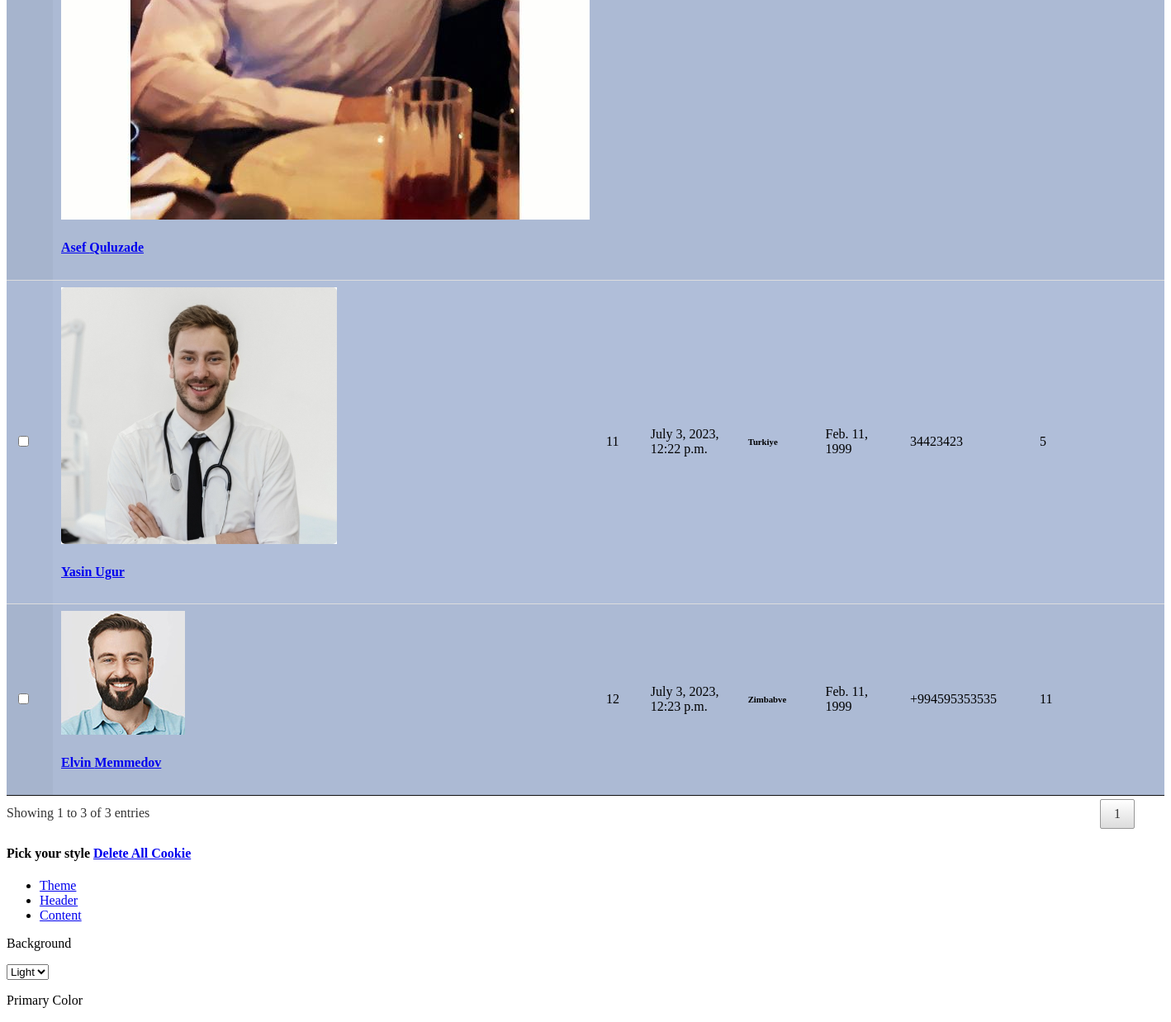
Page /students/ (signed in, middle part) on the earlier database version.
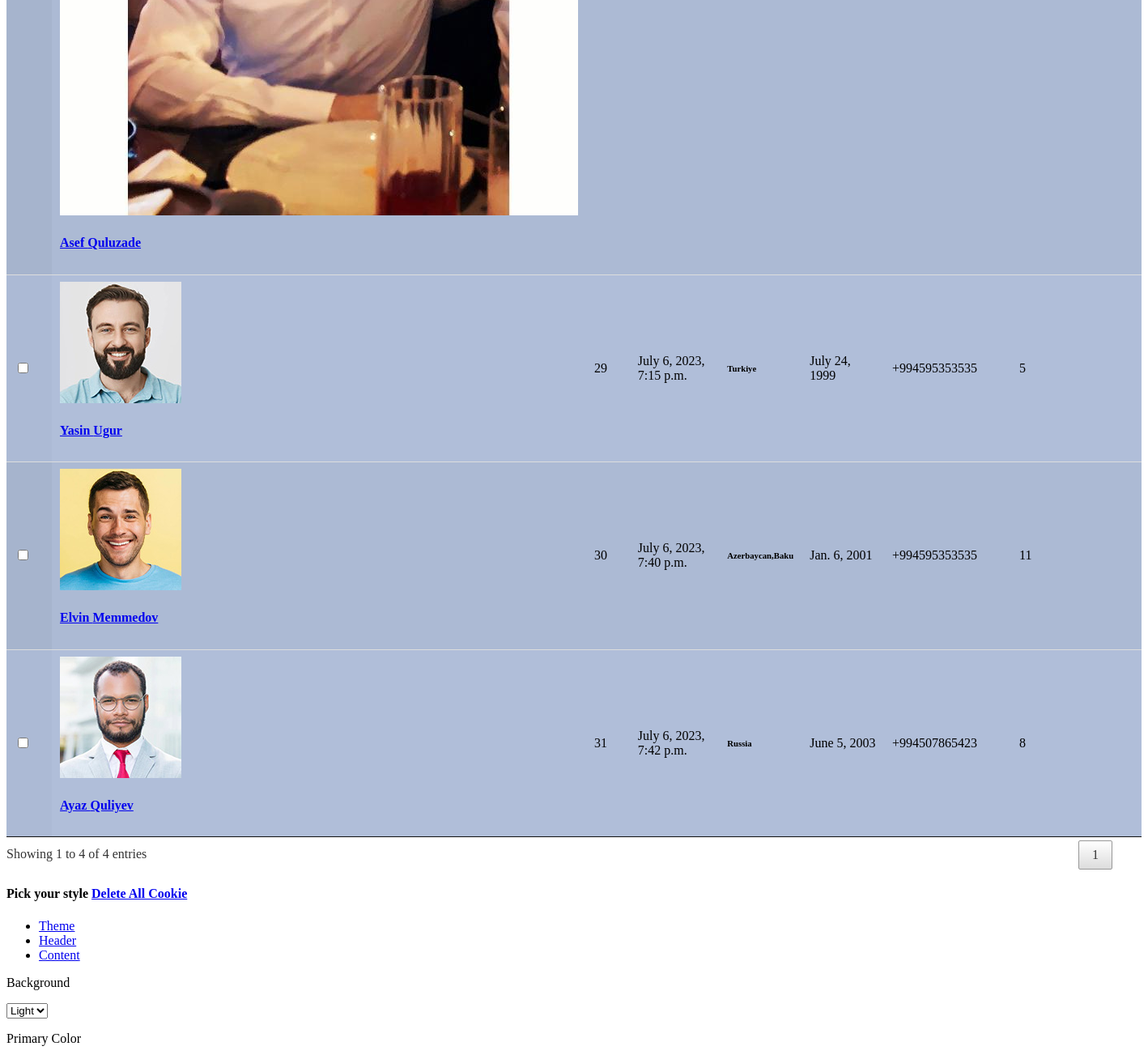
Same page on the later database version.
### staff/models.py (models this page shows, shortened)
class Student(models.Model):
    user = models.OneToOneField(User, on_delete=models.CASCADE, primary_key=True, related_name='student')
    GRADE_CHOICES = [
        ('1', '1st Grade'),
        ('2', '2nd Grade'),
        ('3', '3rd Grade'),
        ('4', '4th Grade'),
        ('5', '5th Grade'),
        ('6', '6th Grade'),
        ('7', '7th Grade'),
        ('8', '8th Grade'),
        ('9', '9th Grade'),
        ('10', '10th Grade'),
        ('11', '11th Grade'),
    ]
    grade = models.CharField(max_length=232,choices=GRADE_CHOICES)
    lessons = models.ManyToManyField('Lesson', related_name='students')
    class Meta:
        verbose_name_plural = 'Students'

### baseuser/models.py (models this page shows, shortened)
class User(AbstractUser):
    created_at = models.DateTimeField(auto_now_add=True)
    updated_at = models.DateTimeField(auto_now=True)
    gender_choice = (
        ('male', 'Male'),
        ('female', 'Female'),
    )
    gender = models.CharField(max_length=250, choices=gender_choice)
    birthdate = models.DateField()
    profile_photo = models.ImageField(default='profile_photos/default_pp.png', upload_to='profile_photos')
    user_type_names = (
        ('student', 'Student'),
        ('teacher', 'Teacher'),
        ('admin', 'Admin'),
    )
    user_type = models.CharField(max_length=500, choices=user_type_names)
    country = models.CharField(max_length=250)
    number = models.CharField(max_length=50,blank=True ,null=True)
    class Meta:
        verbose_name_plural = 'Users'

### baseuser/decorators.py (the view)
    def wrapper_func(request, *args, **kwargs):
        if request.user.user_type == 'admin':
            return view_func(request, *args, **kwargs)
        else:
            return redirect('error_permission')

### staff/views.py (called while the page is built)
@custom_login_required
@superadmin_required
def student_list(request):
    search_query = request.GET.get('search_query')
    filter_option = request.GET.get('filter_option')
    students=Student.objects.all()
    if search_query:
        students=students.filter(user__first_name__icontains=search_query)
    if filter_option == 'oldest':
        students=students.order_by('-user__created_at')
    elif filter_option == 'recent':
        students=students.order_by('user__created_at')
    context = {
        'students': students,
        'search_query': search_query ,
        'filter_option' : filter_option
    }
    return render(request, 'student.html', context)

### staff/templates/student.html (shortened to what this page needs)
{% extends 'base_core.html' %}
{% load static %}
{% block content %}
		{% include 'partials/navheader-preloader.html' %}
        <div class="content-body">
			<div class="container-fluid">
				<div class="row">
					<div class="col-xl-12">
						<div class="row">
							<div class="col-xl-12 wow fadeInUp" data-wow-delay="1.5s">
								<div class="table-responsive full-data">
									<div id="student-list">
									<table class="table-responsive-lg table display dataTablesCard student-tab dataTable no-footer" id="example-student">
										<tbody>
											{% for student  in students  %}
											<tr>
												<td>
													<div class="checkbox me-0 align-self-center">
														<div class="custom-control custom-checkbox ">
															<input type="checkbox" class="form-check-input" id="check8" required="">
														</div>
													</div>
												</td>
												<td>
													<div class="trans-list">
														<img src="{{student.user.profile_photo.url}}" alt="" class="avatar avatar-sm me-3">
														<a href="{% url 'student_detail' student.user_id %}"><h4>{{ 	student.user.first_name}} {{ student.user.last_name}}</h4> </a>
													</div>
												</td>
												<td><span class="text-primary font-w600"> {{student.user.id}}</span></td>
												<td>
													<div class="date">{{student.user.created_at}}</div>
												</td>
												<td><h6 class="mb-0">{{ student.user.country }} </h6></td>
												<td>
													<div class="date">{{student.user.birthdate}}</div>
												</td>
												<td>
													<div class="badge bg-secondary">
														{{ student.user.number }}
													</div>
												</td>
												<td>
													<div class="badge bg-primary">
														{{ student.grade }}
													</div>
												</td>
												<td>
												</td>
											</tr>
											{% endfor %}
										</tbody>
									</table>
								    </div>
								</div>
							</div>
						</div>
					</div>
				</div>
			</div>
		</div>
{% endblock %}

### core/templates/base_core.html (shortened to what this page needs)
{% load static %}
<!DOCTYPE html>
<html lang="en">
<head>
	<link href="{% static 'vendor/wow-master/css/libs/animate.css' %}" rel="stylesheet">
	<link href="{% static 'vendor/bootstrap-select/dist/css/bootstrap-select.min.css' %}" rel="stylesheet">
	<link rel="stylesheet" href="{% static 'vendor/bootstrap-select-country/css/bootstrap-select-country.min.css' %}">
	<link rel="stylesheet" href="{% static 'vendor/jquery-nice-select/css/nice-select.css' %}">
	<link href="{% static 'vendor/datepicker/css/bootstrap-datepicker.min.css' %}" rel="stylesheet">
	 <link href="{% static 'vendor/datatables/css/jquery.dataTables.min.css' %}" rel="stylesheet">
	<link rel="stylesheet" href="{% static 'vendor/swiper/css/swiper-bundle.min.css' %}">
    <link href="{% static 'css/style.css' %}" rel="stylesheet">
</head>
<body>
{% block content %}
{% endblock %}
</body>
</html>

### core/templates/partials/navheader-preloader.html (shortened to what this page needs)
   {% block content %}
   <!--*******************
        Preloader start
    ********************-->
    <div id="preloader">
      </div>
      <div id="main-wrapper">
          {% endblock %}

### core/templates/partials/header.html (shortened to what this page needs)
{% load static %}

### core/templates/partials/sidebar.html (shortened to what this page needs)
{% load static %}

Differences in the rows shown:
removed Student: user.profile_photo (picture), user.first_name "Yasin", user.last_name "Ugur", user.id "11", user.created_at "July 3, 2023, 12:22 p.m.", user.country "Turkiye", user.birthdate "Feb. 11, 1999", user.number "34423423", grade "5"
removed Student: user.profile_photo (picture), user.first_name "Elvin", user.last_name "Memmedov", user.id "12", user.created_at "July 3, 2023, 12:23 p.m.", user.country "Zimbabve", user.birthdate "Feb. 11, 1999", user.number "+994595353535", grade "11"
added Student: user.profile_photo (picture), user.first_name "Yasin", user.last_name "Ugur", user.id "29", user.created_at "July 6, 2023, 7:15 p.m.", user.country "Turkiye", user.birthdate "July 24, 1999", user.number "+994595353535", grade "5"
added Student: user.profile_photo (picture), user.first_name "Elvin", user.last_name "Memmedov", user.id "30", user.created_at "July 6, 2023, 7:40 p.m.", user.country "Azerbaycan,Baku", user.birthdate "Jan. 6, 2001", user.number "+994595353535", grade "11"
added Student: user.profile_photo (picture), user.first_name "Ayaz", user.last_name "Quliyev", user.id "31", user.created_at "July 6, 2023, 7:42 p.m.", user.country "Russia", user.birthdate "June 5, 2003", user.number "+994507865423", grade "8"
Other differences:
text written by a page script: "Showing 1 to 3 of 3 entries 1" → "Showing 1 to 4 of 4 entries 1"
